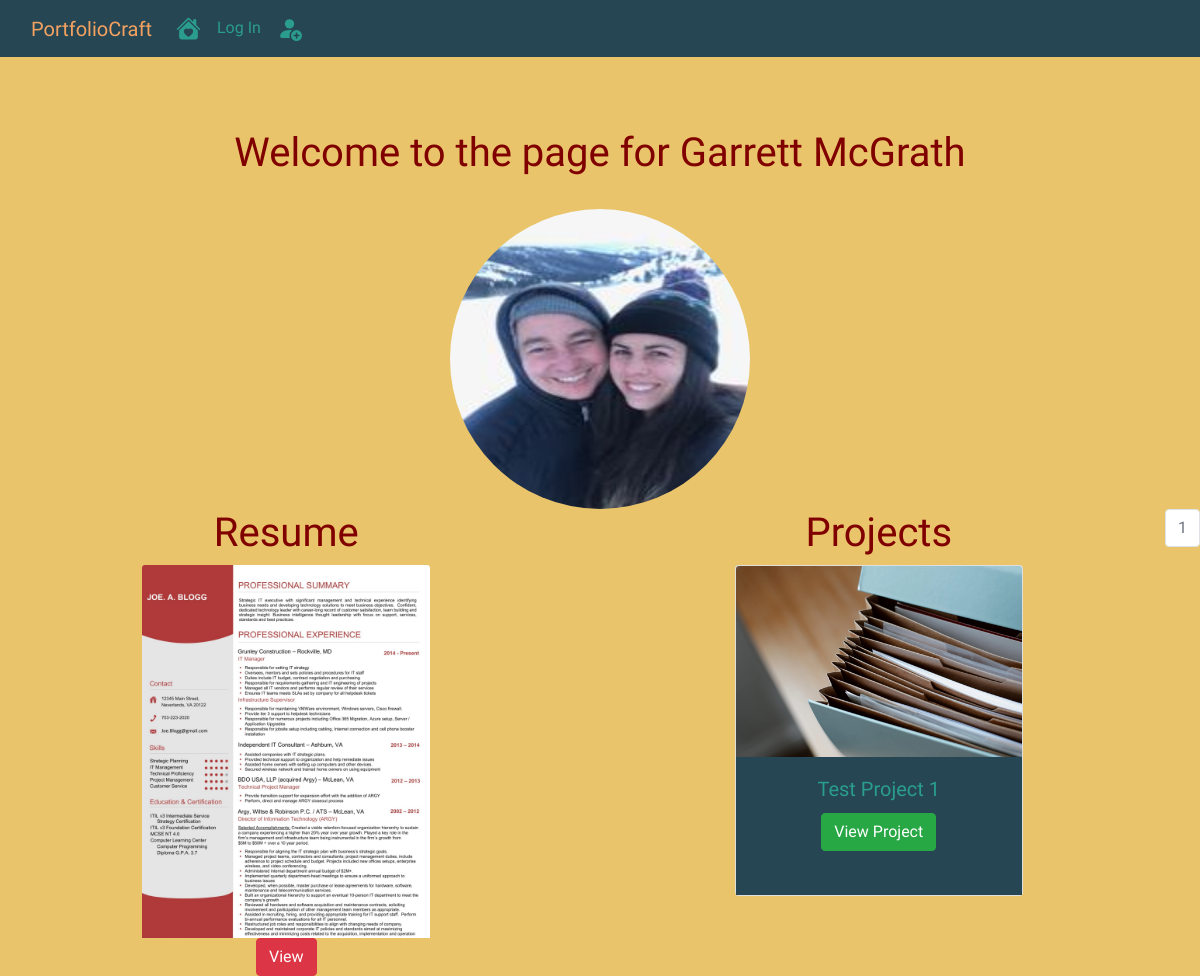
Screenshot of /gmcgrath with the database file from the repository.
### portfoliocraft/models.py (models this page shows, shortened)
class User(db.Model, UserMixin):
    __tablename__ = 'users'
    id = db.Column(db.Integer, autoincrement = True, primary_key = True)
    profile_image = db.Column(db.String(255), nullable = False, default = 'default_profile.png')
    resume = db.Column(db.String(255), nullable = False, default = 'default_resume.png')
    first_name = db.Column(db.String(255), nullable = False, index=True)
    last_name = db.Column(db.String(255), nullable = False, index=True)
    username = db.Column(db.String(255), unique = True, nullable = False, index=True)
    email = db.Column(db.String(255), unique = True, nullable = False, index=True)
    password_hash = db.Column(db.String(255), nullable = False)
    projects = db.relationship('Project', backref = 'author', lazy = True)

class Project(db.Model):
    __tablename__ = 'projects'
    id = db.Column(db.Integer, autoincrement = True, primary_key = True)
    user_id = db.Column(db.Integer, db.ForeignKey('users.id'), nullable = False)
    date = db.Column(db.DateTime, nullable = False, default = datetime.utcnow)
    title = db.Column(db.String(255), nullable = False)
    description = db.Column(db.Text(255), nullable = False)
    screenshot = db.Column(db.String(255), nullable = False, default = 'default_screenshot.png')
    demo_link = db.Column(db.String(255), nullable = False)
    github_link = db.Column(db.String(255), nullable = False)

### portfoliocraft/users/views.py (the view)
@users.route('/<username>')
def user_projects(username):
    page = request.args.get('page', 1, type=int)
    user = User.query.filter_by(username = username).first_or_404()
    projects = Project.query.filter_by(author = user).order_by(Project.date.desc()).paginate(page = page, per_page = 5)
    return render_template('user_projects.html', projects = projects, user = user)

### portfoliocraft/templates/user_projects.html
{% extends 'base.html' %}
{% block body %}
<br><br><br>
<div class="container" align="center">
    <h1>Welcome to the page for {{ user.first_name }} {{ user.last_name }}</h1>
    <br>
    <img class="profile-pic" src="{{url_for('static', filename = 'profile_pics/'+user.profile_image)}}">
</div>
<div class="flex-container" align="center">
    <div class="flex-child">
        <h1>Resume</h1>
            <div style="width: 18rem;"><img class="card-img-top" src="{{url_for('static', filename = 'resumes/'+user.resume)}}" alt="resume">
                <br>
                <button type="button" class="btn btn-danger"><a id="update-btn" href="{{url_for('users.view_resume', user_id = user.id)}}">View</a></button>
        </div>
    </div>
<div class="flex-child">
    <h1>Projects</h1>
{% for project in projects.items %}
<div class="card text-center" style="width: 18rem;">
    <img src="{{url_for('static', filename = 'screenshots/' +project.screenshot)}}" class="card-img-top" alt="project_image">
    <div class="card-body"  style="background-color: #264653;">
      <h5 class="card-title">{{project.title}}</h5>
      <a href=" {{url_for('projects.project', project_id = project.id)}}" class="btn btn-success">View Project</a>
      <br><br>
      </div>
    </div>
    <br>
{% endfor %}
</div>
<nav aria-label="Page Navigation example">
    <ul class="pagination justify-content-center">
        {% for page_num in projects.iter_pages(left_edge=1, right_edge=1, left_current=1, right_current=1) %}
        {% if projects.page == page_num %}
        <li class="page-item disabled">
            <a class="page-link" href="{{url_for('users.user_projects', username = user.username, page = page_num)}}">{{ page_num }}</a>
        </li>
        {% else %}
        <li class="page-item">
            <a class="page-link" href="{{url_for('users.user_projects', username = user.username, page = page_num)}}">{{ page_num }}</a>
        </li>
        {% endif %}
        {% endfor %}
    </ul>
</nav>
{% endblock %}

### portfoliocraft/static/styles.css (style rules this page uses)
.profile-pic { height: 300px; width: 300px; border-radius: 50%; }
#update-btn { color: white; }
body { font-family: 'Tilt Neon', cursive; background-color: #e9c46a; color: #2a9d8f; }
.flex-container { display: flex; justify-content: space-evenly; }
.flex-child { flex: 1; }
.flex-child:first-child { margin-right: 20px; }
h1 { color: maroon; }

### rows the page displays
User: first_name "Garrett", last_name "McGrath", profile_image (picture), resume (picture)
Project: screenshot (picture), title "Test Project 1"

### other values shown
{{ page_num }} "1"
